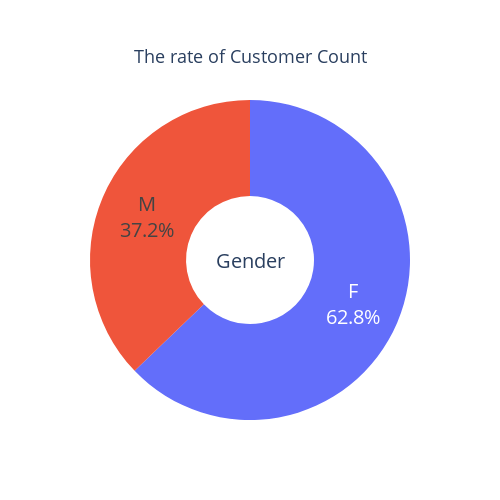

Write notebook code for a chart like this one.
### Code cell
import pandas as pd

# 원그래프
import plotly.graph_objects as go
fig = go.Figure()
fig.add_trace(
	go.Pie(
		labels=df_gender_cnt['gender'], values=df_gender_cnt['seat'],hole=.4,textinfo='label+percent',textfont_size=20
	)
)


fig.update_layout(
    {
        "title": {
            "text": "The rate of Customer Count",
            "x": 0.5,
            "y": 0.9,
            "font": {
                "size": 18
            }
        },
        "showlegend": False,
        "autosize":False,
        "width":500,
        "height":500
    },


fig.update_layout(
    annotations=[dict(text='Gender', x=0.5, y=0.5, font_size=20, showarrow=False)],
)
)
fig.show()

### Figure 1 — Plotly figure (JSON) as saved in the notebook; plotly's stock layout.template omitted (floating-point values rounded to 4 significant figures)
{"data": [{"hole": 0.4, "labels": ["F", "M"], "textfont": {"size": 20}, "textinfo": "label+percent", "type": "pie", "values": [182178, 107833]}], "layout": {"annotations": [{"font": {"size": 20}, "showarrow": false, "text": "Gender", "x": 0.5, "y": 0.5}], "autosize": false, "height": 500, "showlegend": false, "title": {"font": {"size": 18}, "text": "The rate of Customer Count", "x": 0.5, "y": 0.9}, "width": 500}}
